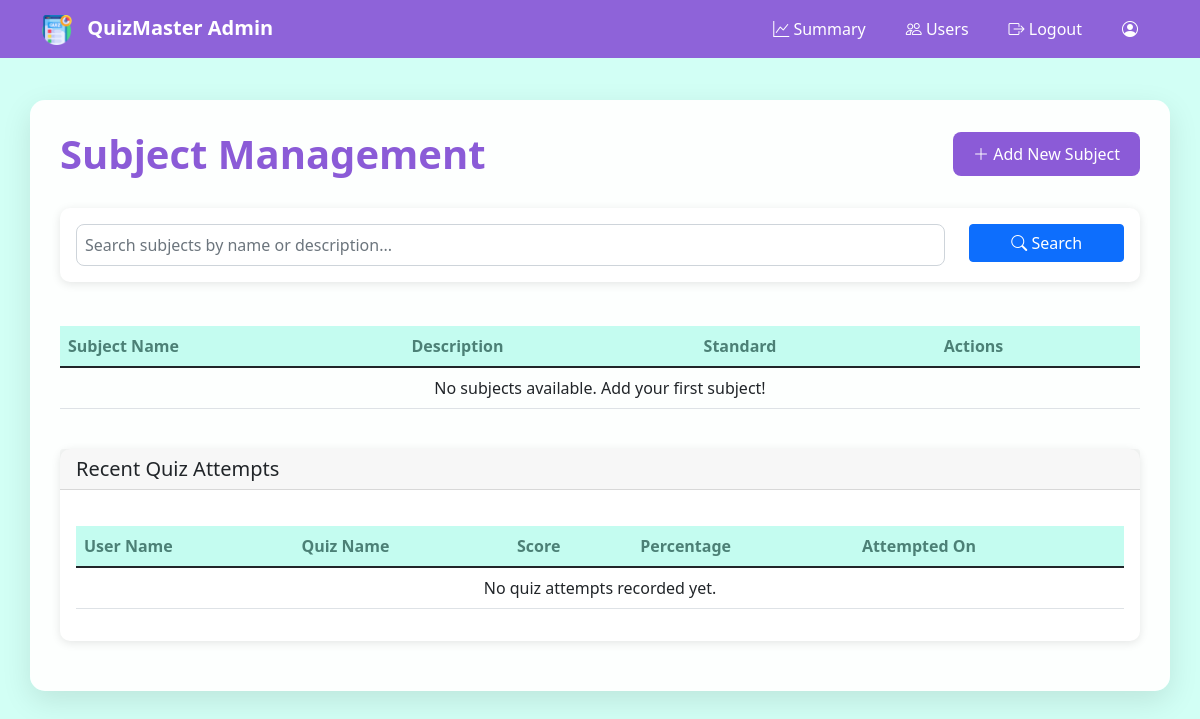
The page /admin_dashboard (signed in) on the database as committed earlier.
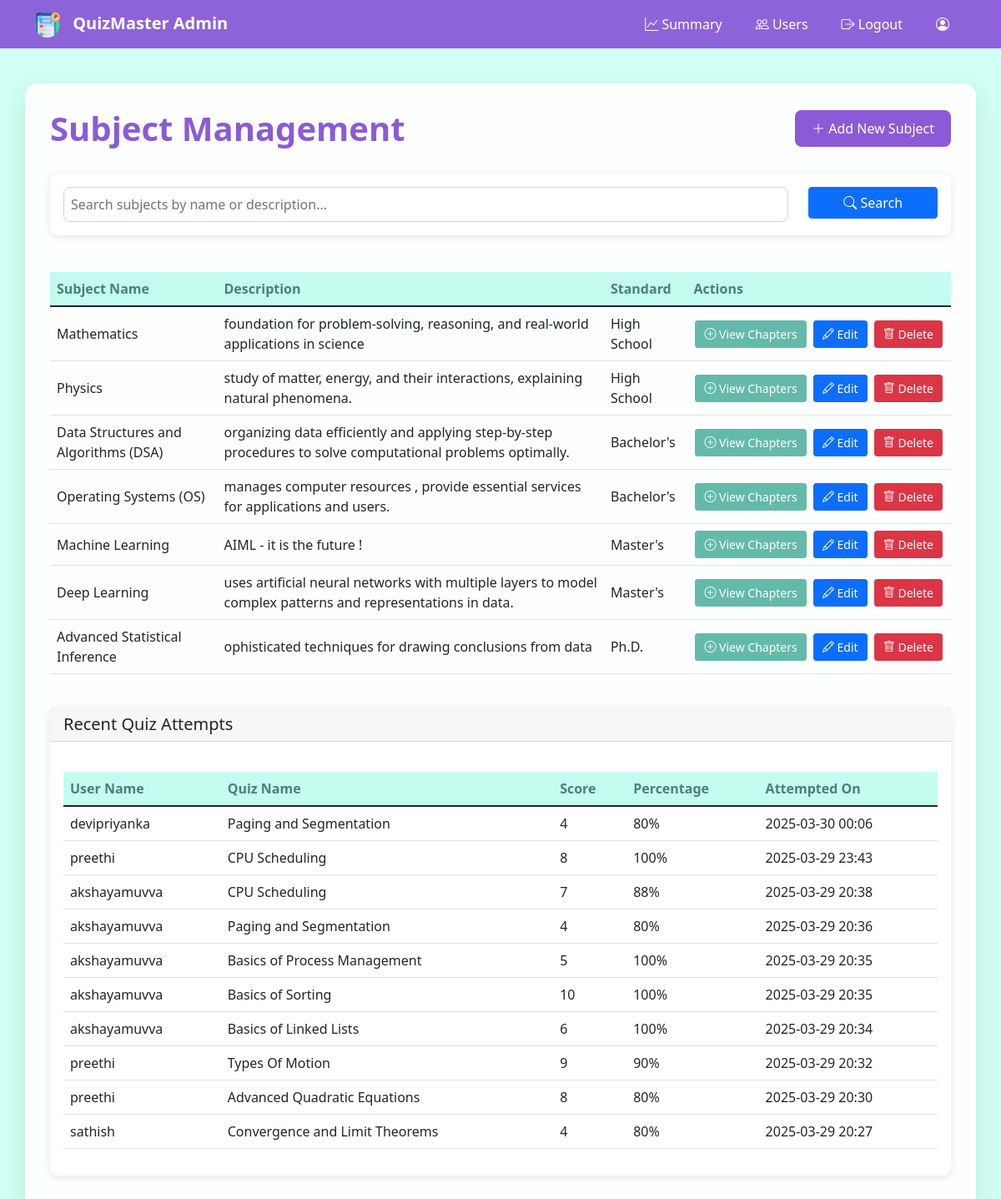
The same page on the database as committed later.
### main.py (models this page shows)
class Subject(db.Model):
    id = db.Column(db.Integer, primary_key=True)
    name = db.Column(db.String(60),nullable=False)
    description = db.Column(db.String(120), nullable=False)
    sub_chapter = db.relationship('Chapter', back_populates = 'subjects',cascade = 'all, delete-orphan')
    subject_standard = db.Column(db.Integer)

class Scores(db.Model):
    id = db.Column(db.Integer, primary_key=True)
    score = db.Column(db.Integer,nullable=False)
    user_id = db.Column(db.Integer, db.ForeignKey('user.id'), nullable=False)
    quiz_id = db.Column(db.Integer, db.ForeignKey('quiz.id'), nullable=False)
    user = db.relationship('User', back_populates='scores')#user has scores-back populate
    quiz = db.relationship('Quiz', back_populates = 'score')#quiz has score
    quiz_taken_timestamp = db.Column(db.DateTime, nullable=False)
    percentage = db.Column(db.Integer,nullable=False)

class User(db.Model):
    id = db.Column(db.Integer, primary_key=True)
    name = db.Column(db.String(60),nullable=False)
    username = db.Column(db.String(80), unique=True, nullable=False)
    email = db.Column(db.String(120), unique=True, nullable=False)
    passhash = db.Column(db.String(256), nullable=False)
    qualification = db.Column(db.String(60), nullable=False)
    date_of_birth = db.Column(db.Date , nullable = False)
    is_admin = db.Column(db.Boolean, default=False)
    is_flagged = db.Column(db.Boolean, default=False)
    scores = db.relationship('Scores', back_populates = 'user',cascade = 'all, delete-orphan')

class Quiz(db.Model):
    id = db.Column(db.Integer, primary_key=True)
    name = db.Column(db.String(60),nullable=False)
    quiz_time_duration = db.Column(db.Integer,nullable = False)
    quiz_date = db.Column(db.Date, nullable = False)
    chapter_id = db.Column(db.Integer, db.ForeignKey('chapter.id'), nullable=False)
    feedback = db.Column(db.String(250), nullable=True)
    chapter = db.relationship('Chapter', back_populates = 'chap_quiz')
    qsns = db.relationship('Question', back_populates = 'quiz',cascade = 'all, delete-orphan')
    score = db.relationship('Scores', back_populates = 'quiz',cascade = 'all, delete-orphan')

### main.py (the view)
@app.route("/admin_dashboard", methods=['GET'])
def admin_dashboard():
    if 'admin' in session:
        search_query = request.args.get('search', '').strip()
        if search_query:
            subjects = Subject.query.filter(
                db.or_(
                    Subject.name.ilike(f'%{search_query}%'),
                    Subject.description.ilike(f'%{search_query}%')
                )
            ).all()
        else:
            subjects = Subject.query.all()
        all_scores = Scores.query.order_by(Scores.quiz_taken_timestamp.desc()).limit(10).all()
        return render_template('admin_dashboard.html', subject_created=subjects, all_scores=all_scores, search_query=search_query)
    return redirect(url_for('login'))

### templates/admin_dashboard.html (shortened to what the changed rows need)
<!DOCTYPE html>
<html lang="en">
<head>
    <link href="https://cdn.jsdelivr.net/npm/bootstrap@5.1.3/dist/css/bootstrap.min.css" rel="stylesheet">
    <link rel="stylesheet" href="https://cdn.jsdelivr.net/npm/bootstrap-icons@1.7.2/font/bootstrap-icons.css">
    <link rel="stylesheet" href="static/css/admin-styles.css">
</head>
<body>
    <div class="container main-content">
        <div class="dashboard-header">
            <h1>Subject Management</h1>
        </div>
        <div class="table-responsive">
            <table class="table table-hover">
                <thead>
                    <tr>
                        <th>Subject Name</th>
                        <th>Description</th>
                        <th>Standard</th>
                        <th>Actions</th>
                    </tr>
                </thead>
                <tbody>
                    {% if subject_created %}
                        {% for subject in subject_created %}
                        <tr>
                            <td>{{ subject.name }}</td>
                            <td>{{ subject.description }}</td>
                            <td>
                                {% if subject.subject_standard == 1 %}
                                    High School
                                {% elif subject.subject_standard == 2 %}
                                    Bachelor's
                                {% elif subject.subject_standard == 3 %}
                                    Master's
                                {% else %}
                                    Ph.D.
                                {% endif %}
                            </td>
                            <td class="action-buttons">
                                <a href="/view_subject/{{subject.id}}" class="btn btn-success btn-sm">
                                    <i class="bi bi-plus-circle"></i> View Chapters
                                </a>
                                <a href="/edit_subject/{{ subject.id }}" class="btn btn-primary btn-sm">
                                    <i class="bi bi-pencil"></i> Edit
                                </a>
                                <form action="/delete_subject/{{ subject.id }}" method="POST"class = "delete-form" onclick="return confirm('Are you sure you want to delete this subject?');">
                                    <a href="/delete_subject/{{ subject.id }}" class="btn btn-danger btn-sm " class="btn btn-danger btn-sm" onclick="return confirm('Are you sure you want to delete this subject?');">
                                        <i class="bi bi-trash"></i> Delete
                                    </a>
                                </form>
                            </td>
                        </tr>
                        {% endfor %}
                    {% else %}
                        <tr>
                            <td colspan="4" class="text-center">No subjects available. Add your first subject!</td>
                        </tr>
                    {% endif %}
                </tbody>
            </table>
        </div>
        <div class="card mt-4">
            <div class="card-body">
                <div class="table-responsive">
                    <table class="table table-hover">
                        <thead>
                            <tr>
                                <th>User Name</th>
                                <th>Quiz Name</th>
                                <th>Score</th>
                                <th>Percentage</th>
                                <th>Attempted On</th>
                            </tr>
                        </thead>
                        <tbody>
                            {% if all_scores %}
                                {% for score_entry in all_scores %}
                                <tr>
                                    <td>{{ score_entry.user.username }}</td>
                                    <td>{{ score_entry.quiz.name }}</td>
                                    <td>{{ score_entry.score }}</td>
                                    <td>{{ score_entry.percentage }}%</td>
                                    <td>{{ score_entry.quiz_taken_timestamp.strftime('%Y-%m-%d %H:%M') }}</td>
                                </tr>
                                {% endfor %}
                            {% else %}
                                <tr>
                                    <td colspan="5" class="text-center">No quiz attempts recorded yet.</td>
                                </tr>
                            {% endif %}
                        </tbody>
                    </table>
                </div>
            </div>
        </div>
    </div>
</body>
</html>

Rows that differ between the two databases and show on the page:
added Subject: name "Mathematics", description "foundation for problem-solving, reasoning, and real-world applications in science", subject_standard "High School"
added Subject: name "Physics", description "study of matter, energy, and their interactions, explaining natural phenomena.", subject_standard "High School"
added Subject: name "Data Structures and Algorithms (DSA)", description "organizing data efficiently and applying step-by-step procedures to solve computational problems optimally.", subject_standard "Bachelor's"
added Subject: name "Operating Systems (OS)", description "manages computer resources , provide essential services for applications and users.", subject_standard "Bachelor's"
added Subject: name "Machine Learning", description "AIML - it is the future !", subject_standard "Master's"
added Subject: name "Deep Learning", description "uses artificial neural networks with multiple layers to model complex patterns and representations in data.", subject_standard "Master's"
added Subject: name "Advanced Statistical Inference", description "ophisticated techniques for drawing conclusions from data", subject_standard "Ph.D."
added Scores: user.username "devipriyanka", quiz.name "Paging and Segmentation", score "4", percentage "80", quiz_taken_timestamp "2025-03-30 00:06"
added Scores: user.username "preethi", quiz.name "CPU Scheduling", score "8", percentage "100", quiz_taken_timestamp "2025-03-29 23:43"
added Scores: user.username "akshayamuvva", quiz.name "CPU Scheduling", score "7", percentage "88", quiz_taken_timestamp "2025-03-29 20:38"
added Scores: user.username "akshayamuvva", quiz.name "Paging and Segmentation", score "4", percentage "80", quiz_taken_timestamp "2025-03-29 20:36"
added Scores: user.username "akshayamuvva", quiz.name "Basics of Process Management", score "5", percentage "100", quiz_taken_timestamp "2025-03-29 20:35"
added Scores: user.username "akshayamuvva", quiz.name "Basics of Sorting", score "10", percentage "100", quiz_taken_timestamp "2025-03-29 20:35"
added Scores: user.username "akshayamuvva", quiz.name "Basics of Linked Lists", score "6", percentage "100", quiz_taken_timestamp "2025-03-29 20:34"
added Scores: user.username "preethi", quiz.name "Types Of Motion", score "9", percentage "90", quiz_taken_timestamp "2025-03-29 20:32"
added Scores: user.username "preethi", quiz.name "Advanced Quadratic Equations", score "8", percentage "80", quiz_taken_timestamp "2025-03-29 20:30"
added Scores: user.username "sathish", quiz.name "Convergence and Limit Theorems", score "4", percentage "80", quiz_taken_timestamp "2025-03-29 20:27"
Other text that changed with them:
text no longer shown: "No subjects available. Add your first subject! No quiz attempts recorded yet."
